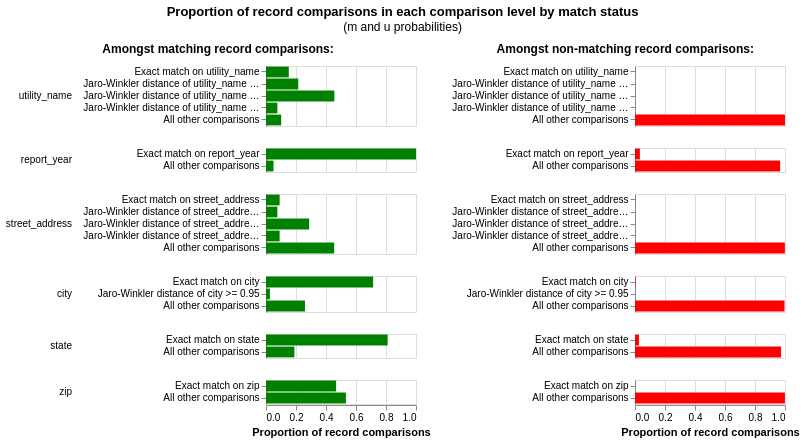

Here is the notebook cell this chart was saved with:
### Markdown cell above
Let's see what comparison levels the true matching records (according to the model) fall into, and which comparison levels the non-matching records fall into (hopefully this is "All other comparisons").

### Code cell
linker.visualisations.m_u_parameters_chart()

### Figure 1 — Vega-Lite specification as saved in the notebook (floating-point values rounded to 4 significant figures)
{"config": {"view": {"continuousWidth": 300, "continuousHeight": 300, "discreteHeight": 300, "discreteWidth": 400}, "header": {"title": null}, "title": {"anchor": "middle", "offset": 10}}, "hconcat": [{"mark": "bar", "encoding": {"color": {"value": "green"}, "row": {"field": "comparison_name", "header": {"labelAlign": "left", "labelAnchor": "middle", "labelAngle": 0}, "sort": {"field": "comparison_sort_order"}, "type": "nominal"}, "tooltip": [{"field": "comparison_name", "title": "Comparison name", "type": "nominal"}, {"field": "label_for_charts", "title": "Label", "type": "ordinal"}, {"field": "sql_condition", "title": "SQL condition", "type": "nominal"}, {"field": "m_probability", "format": ".10~g", "title": "M probability", "type": "quantitative"}, {"field": "u_probability", "format": ".10~g", "title": "U probability", "type": "quantitative"}, {"field": "bayes_factor", "format": ",.6f", "title": "Bayes factor = m/u", "type": "quantitative"}, {"field": "log2_bayes_factor", "format": ".4~g", "title": "Match weight = log2(m/u)", "type": "quantitative"}, {"field": "bayes_factor_description", "title": "Match weight description", "type": "nominal"}, {"field": "m_probability_description", "title": "m probability description", "type": "nominal"}, {"field": "u_probability_description", "title": "u probability description", "type": "nominal"}], "x": {"axis": {"title": "Proportion of record comparisons"}, "field": "m_probability", "type": "quantitative"}, "y": {"axis": {"title": null}, "field": "label_for_charts", "sort": {"field": "comparison_vector_value", "order": "descending"}, "type": "nominal"}}, "height": {"step": 12}, "resolve": {"scale": {"y": "independent"}}, "title": {"text": "Amongst matching record comparisons:", "fontSize": 12, "fontWeight": "bold"}, "transform": [{"filter": "(datum.bayes_factor != 'no-op filter due to vega lite issue 4680')"}], "width": 150}, {"mark": "bar", "encoding": {"color": {"value": "red"}, "row": {"field": "comparison_name", "header": {"labels": false}, "sort": {"field": "comparison_sort_order"}, "type": "nominal"}, "tooltip": [{"field": "comparison_name", "title": "Comparison name", "type": "nominal"}, {"field": "label_for_charts", "title": "Label", "type": "ordinal"}, {"field": "sql_condition", "title": "SQL condition", "type": "nominal"}, {"field": "m_probability", "format": ".10~g", "title": "M probability", "type": "quantitative"}, {"field": "u_probability", "format": ".10~g", "title": "U probability", "type": "quantitative"}, {"field": "bayes_factor", "format": ",.6f", "title": "Bayes factor = m/u", "type": "quantitative"}, {"field": "log2_bayes_factor", "format": ".4~g", "title": "Match weight = log2(m/u)", "type": "quantitative"}, {"field": "bayes_factor_description", "title": "Match weight description", "type": "nominal"}, {"field": "m_probability_description", "title": "m probability description", "type": "nominal"}, {"field": "u_probability_description", "title": "u probability description", "type": "nominal"}], "x": {"axis": {"title": "Proportion of record comparisons"}, "field": "u_probability", "type": "quantitative"}, "y": {"axis": {"title": null}, "field": "label_for_charts", "sort": {"field": "comparison_vector_value", "order": "descending"}, "type": "nominal"}}, "height": {"step": 12}, "resolve": {"scale": {"y": "independent"}}, "title": {"text": "Amongst non-matching record comparisons:", "fontSize": 12, "fontWeight": "bold"}, "transform": [{"filter": "(datum.bayes_factor != 'no-op filter2 due to vega lite issue 4680')"}], "width": 150}], "data": {"name": "data-d88041136d98d8a9ecc797e5badbc3e0"}, "title": {"text": "Proportion of record comparisons in each comparison level by match status", "subtitle": "(m and u probabilities)"}, "$schema": "https://vega.github.io/schema/vega-lite/v5.9.3.json", "datasets": {"data-d88041136d98d8a9ecc797e5badbc3e0": [{"comparison_name": "utility_name", "sql_condition": "\"utility_name_l\" = \"utility_name_r\"", "label_for_charts": "Exact match on utility_name", "m_probability": 0.1519, "u_probability": 1.071e-05, "m_probability_description": "Amongst matching record comparisons, 15.19% of records (i.e. one in 6.583) are in the exact match on utility_name comparison level", "u_probability_description": "Amongst non-matching record comparisons, 0.001071% of records (i.e. one in 93,380) are in the exact match on utility_name comparison level", "has_tf_adjustments": true, "tf_adjustment_column": "utility_name", "tf_adjustment_weight": 1.0, "is_null_level": false, "bayes_factor": 14180.0, "log2_bayes_factor": 13.79, "comparison_vector_value": 4, "max_comparison_vector_value": 4, "bayes_factor_description": "If comparison level is `exact match on utility_name` then comparison is 14,184 times more likely to be a match", "probability_two_random_records_match": 6.082e-06, "comparison_sort_order": 0}, {"comparison_name": "utility_name", "sql_condition": "jaro_winkler_similarity(\"utility_name_l\", \"utility_name_r\") >= 0.97", "label_for_charts": "Jaro-Winkler distance of utility_name >= 0.97", "m_probability": 0.2152, "u_probability": 2.044e-05, "m_probability_description": "Amongst matching record comparisons, 21.52% of records (i.e. one in 4.647) are in the jaro-winkler distance of utility_name >= 0.97 comparison level", "u_probability_description": "Amongst non-matching record comparisons, 0.002044% of records (i.e. one in 48,913) are in the jaro-winkler distance of utility_name >= 0.97 comparison level", "has_tf_adjustments": false, "tf_adjustment_column": null, "tf_adjustment_weight": 1.0, "is_null_level": false, "bayes_factor": 10530.0, "log2_bayes_factor": 13.36, "comparison_vector_value": 3, "max_comparison_vector_value": 4, "bayes_factor_description": "If comparison level is `jaro-winkler distance of utility_name >= 0.97` then comparison is 10,526 times more likely to be a match", "probability_two_random_records_match": 6.082e-06, "comparison_sort_order": 0}, {"comparison_name": "utility_name", "sql_condition": "jaro_winkler_similarity(\"utility_name_l\", \"utility_name_r\") >= 0.93", "label_for_charts": "Jaro-Winkler distance of utility_name >= 0.93", "m_probability": 0.4557, "u_probability": 5.452e-05, "m_probability_description": "Amongst matching record comparisons, 45.57% of records (i.e. one in 2.194) are in the jaro-winkler distance of utility_name >= 0.93 comparison level", "u_probability_description": "Amongst non-matching record comparisons, 0.005452% of records (i.e. one in 18,342) are in the jaro-winkler distance of utility_name >= 0.93 comparison level", "has_tf_adjustments": false, "tf_adjustment_column": null, "tf_adjustment_weight": 1.0, "is_null_level": false, "bayes_factor": 8359.0, "log2_bayes_factor": 13.03, "comparison_vector_value": 2, "max_comparison_vector_value": 4, "bayes_factor_description": "If comparison level is `jaro-winkler distance of utility_name >= 0.93` then comparison is 8,359 times more likely to be a match", "probability_two_random_records_match": 6.082e-06, "comparison_sort_order": 0}, {"comparison_name": "utility_name", "sql_condition": "jaro_winkler_similarity(\"utility_name_l\", \"utility_name_r\") >= 0.88", "label_for_charts": "Jaro-Winkler distance of utility_name >= 0.88", "m_probability": 0.07595, "u_probability": 6.523e-05, "m_probability_description": "Amongst matching record comparisons, 7.595% of records (i.e. one in 13.17) are in the jaro-winkler distance of utility_name >= 0.88 comparison level", "u_probability_description": "Amongst non-matching record comparisons, 0.006523% of records (i.e. one in 15,331) are in the jaro-winkler distance of utility_name >= 0.88 comparison level", "has_tf_adjustments": false, "tf_adjustment_column": null, "tf_adjustment_weight": 1.0, "is_null_level": false, "bayes_factor": 1164.0, "log2_bayes_factor": 10.19, "comparison_vector_value": 1, "max_comparison_vector_value": 4, "bayes_factor_description": "If comparison level is `jaro-winkler distance of utility_name >= 0.88` then comparison is 1,164 times more likely to be a match", "probability_two_random_records_match": 6.082e-06, "comparison_sort_order": 0}, {"comparison_name": "utility_name", "sql_condition": "ELSE", "label_for_charts": "All other comparisons", "m_probability": 0.1013, "u_probability": 0.9998, "m_probability_description": "Amongst matching record comparisons, 10.13% of records (i.e. one in 9.875) are in the all other comparisons comparison level", "u_probability_description": "Amongst non-matching record comparisons, 99.98% of records (i.e. one in 1) are in the all other comparisons comparison level", "has_tf_adjustments": false, "tf_adjustment_column": null, "tf_adjustment_weight": 1.0, "is_null_level": false, "bayes_factor": 0.1013, "log2_bayes_factor": -3.304, "comparison_vector_value": 0, "max_comparison_vector_value": 4, "bayes_factor_description": "If comparison level is `all other comparisons` then comparison is 9.874 times less likely to be a match", "probability_two_random_records_match": 6.082e-06, "comparison_sort_order": 0}, {"comparison_name": "report_year", "sql_condition": "\"report_year_l\" = \"report_year_r\"", "label_for_charts": "Exact match on report_year", "m_probability": 1.0, "u_probability": 0.03267, "m_probability_description": "Amongst matching record comparisons, 100% of records (i.e. one in 1) are in the exact match on report_year comparison level", "u_probability_description": "Amongst non-matching record comparisons, 3.267% of records (i.e. one in 30.61) are in the exact match on report_year comparison level", "has_tf_adjustments": false, "tf_adjustment_column": null, "tf_adjustment_weight": 1.0, "is_null_level": false, "bayes_factor": 30.61, "log2_bayes_factor": 4.936, "comparison_vector_value": 1, "max_comparison_vector_value": 1, "bayes_factor_description": "If comparison level is `exact match on report_year` then comparison is 30.61 times more likely to be a match", "probability_two_random_records_match": 6.082e-06, "comparison_sort_order": 1}, {"comparison_name": "report_year", "sql_condition": "ELSE", "label_for_charts": "All other comparisons", "m_probability": 0.05, "u_probability": 0.9673, "m_probability_description": "Amongst matching record comparisons, 5% of records (i.e. one in 20) are in the all other comparisons comparison level", "u_probability_description": "Amongst non-matching record comparisons, 96.73% of records (i.e. one in 1.034) are in the all other comparisons comparison level", "has_tf_adjustments": false, "tf_adjustment_column": null, "tf_adjustment_weight": 1.0, "is_null_level": false, "bayes_factor": 0.05169, "log2_bayes_factor": -4.274, "comparison_vector_value": 0, "max_comparison_vector_value": 1, "bayes_factor_description": "If comparison level is `all other comparisons` then comparison is 19.35 times less likely to be a match", "probability_two_random_records_match": 6.082e-06, "comparison_sort_order": 1}, {"comparison_name": "street_address", "sql_condition": "\"street_address_l\" = \"street_address_r\"", "label_for_charts": "Exact match on street_address", "m_probability": 0.09091, "u_probability": 4.712e-05, "m_probability_description": "Amongst matching record comparisons, 9.091% of records (i.e. one in 11) are in the exact match on street_address comparison level", "u_probability_description": "Amongst non-matching record comparisons, 0.004712% of records (i.e. one in 21,223) are in the exact match on street_address comparison level", "has_tf_adjustments": true, "tf_adjustment_column": "street_address", "tf_adjustment_weight": 1.0, "is_null_level": false, "bayes_factor": 1929.0, "log2_bayes_factor": 10.91, "comparison_vector_value": 4, "max_comparison_vector_value": 4, "bayes_factor_description": "If comparison level is `exact match on street_address` then comparison is 1,929 times more likely to be a match", "probability_two_random_records_match": 6.082e-06, "comparison_sort_order": 2}, {"comparison_name": "street_address", "sql_condition": "jaro_winkler_similarity(\"street_address_l\", \"street_address_r\") >= 0.97", "label_for_charts": "Jaro-Winkler distance of street_address >= 0.97", "m_probability": 0.07576, "u_probability": 0.0001693, "m_probability_description": "Amongst matching record comparisons, 7.576% of records (i.e. one in 13.2) are in the jaro-winkler distance of street_address >= 0.97 comparison level", "u_probability_description": "Amongst non-matching record comparisons, 0.01693% of records (i.e. one in 5,906) are in the jaro-winkler distance of street_address >= 0.97 comparison level", "has_tf_adjustments": false, "tf_adjustment_column": null, "tf_adjustment_weight": 1.0, "is_null_level": false, "bayes_factor": 447.4, "log2_bayes_factor": 8.805, "comparison_vector_value": 3, "max_comparison_vector_value": 4, "bayes_factor_description": "If comparison level is `jaro-winkler distance of street_address >= 0.97` then comparison is 447 times more likely to be a match", "probability_two_random_records_match": 6.082e-06, "comparison_sort_order": 2}, {"comparison_name": "street_address", "sql_condition": "jaro_winkler_similarity(\"street_address_l\", \"street_address_r\") >= 0.92", "label_for_charts": "Jaro-Winkler distance of street_address >= 0.92", "m_probability": 0.2879, "u_probability": 0.0001178, "m_probability_description": "Amongst matching record comparisons, 28.79% of records (i.e. one in 3.474) are in the jaro-winkler distance of street_address >= 0.92 comparison level", "u_probability_description": "Amongst non-matching record comparisons, 0.01178% of records (i.e. one in 8,489) are in the jaro-winkler distance of street_address >= 0.92 comparison level", "has_tf_adjustments": false, "tf_adjustment_column": null, "tf_adjustment_weight": 1.0, "is_null_level": false, "bayes_factor": 2444.0, "log2_bayes_factor": 11.25, "comparison_vector_value": 2, "max_comparison_vector_value": 4, "bayes_factor_description": "If comparison level is `jaro-winkler distance of street_address >= 0.92` then comparison is 2,444 times more likely to be a match", "probability_two_random_records_match": 6.082e-06, "comparison_sort_order": 2}, {"comparison_name": "street_address", "sql_condition": "jaro_winkler_similarity(\"street_address_l\", \"street_address_r\") >= 0.85", "label_for_charts": "Jaro-Winkler distance of street_address >= 0.85", "m_probability": 0.09091, "u_probability": 0.0005463, "m_probability_description": "Amongst matching record comparisons, 9.091% of records (i.e. one in 11) are in the jaro-winkler distance of street_address >= 0.85 comparison level", "u_probability_description": "Amongst non-matching record comparisons, 0.05463% of records (i.e. one in 1,831) are in the jaro-winkler distance of street_address >= 0.85 comparison level", "has_tf_adjustments": false, "tf_adjustment_column": null, "tf_adjustment_weight": 1.0, "is_null_level": false, "bayes_factor": 166.4, "log2_bayes_factor": 7.379, "comparison_vector_value": 1, "max_comparison_vector_value": 4, "bayes_factor_description": "If comparison level is `jaro-winkler distance of street_address >= 0.85` then comparison is 166 times more likely to be a match", "probability_two_random_records_match": 6.082e-06, "comparison_sort_order": 2}, {"comparison_name": "street_address", "sql_condition": "ELSE", "label_for_charts": "All other comparisons", "m_probability": 0.4545, "u_probability": 0.9991, "m_probability_description": "Amongst matching record comparisons, 45.45% of records (i.e. one in 2.2) are in the all other comparisons comparison level", "u_probability_description": "Amongst non-matching record comparisons, 99.91% of records (i.e. one in 1.001) are in the all other comparisons comparison level", "has_tf_adjustments": false, "tf_adjustment_column": null, "tf_adjustment_weight": 1.0, "is_null_level": false, "bayes_factor": 0.4549, "log2_bayes_factor": -1.136, "comparison_vector_value": 0, "max_comparison_vector_value": 4, "bayes_factor_description": "If comparison level is `all other comparisons` then comparison is 2.198 times less likely to be a match", "probability_two_random_records_match": 6.082e-06, "comparison_sort_order": 2}, {"comparison_name": "city", "sql_condition": "\"city_l\" = \"city_r\"", "label_for_charts": "Exact match on city", "m_probability": 0.7143, "u_probability": 0.003047, "m_probability_description": "Amongst matching record comparisons, 71.43% of records (i.e. one in 1.4) are in the exact match on city comparison level", "u_probability_description": "Amongst non-matching record comparisons, 0.3047% of records (i.e. one in 328) are in the exact match on city comparison level", "has_tf_adjustments": true, "tf_adjustment_column": "city", "tf_adjustment_weight": 1.0, "is_null_level": false, "bayes_factor": 234.4, "log2_bayes_factor": 7.873, "comparison_vector_value": 2, "max_comparison_vector_value": 2, "bayes_factor_description": "If comparison level is `exact match on city` then comparison is 234 times more likely to be a match", "probability_two_random_records_match": 6.082e-06, "comparison_sort_order": 3}, {"comparison_name": "city", "sql_condition": "jaro_winkler_similarity(\"city_l\", \"city_r\") >= 0.95", "label_for_charts": "Jaro-Winkler distance of city >= 0.95", "m_probability": 0.02597, "u_probability": 0.000113, "m_probability_description": "Amongst matching record comparisons, 2.597% of records (i.e. one in 38.5) are in the jaro-winkler distance of city >= 0.95 comparison level", "u_probability_description": "Amongst non-matching record comparisons, 0.0113% of records (i.e. one in 8,846) are in the jaro-winkler distance of city >= 0.95 comparison level", "has_tf_adjustments": false, "tf_adjustment_column": null, "tf_adjustment_weight": 1.0, "is_null_level": false, "bayes_factor": 229.8, "log2_bayes_factor": 7.844, "comparison_vector_value": 1, "max_comparison_vector_value": 2, "bayes_factor_description": "If comparison level is `jaro-winkler distance of city >= 0.95` then comparison is 230 times more likely to be a match", "probability_two_random_records_match": 6.082e-06, "comparison_sort_order": 3}, {"comparison_name": "city", "sql_condition": "ELSE", "label_for_charts": "All other comparisons", "m_probability": 0.2597, "u_probability": 0.9968, "m_probability_description": "Amongst matching record comparisons, 25.97% of records (i.e. one in 3.85) are in the all other comparisons comparison level", "u_probability_description": "Amongst non-matching record comparisons, 99.68% of records (i.e. one in 1.003) are in the all other comparisons comparison level", "has_tf_adjustments": false, "tf_adjustment_column": null, "tf_adjustment_weight": 1.0, "is_null_level": false, "bayes_factor": 0.2606, "log2_bayes_factor": -1.94, "comparison_vector_value": 0, "max_comparison_vector_value": 2, "bayes_factor_description": "If comparison level is `all other comparisons` then comparison is 3.838 times less likely to be a match", "probability_two_random_records_match": 6.082e-06, "comparison_sort_order": 3}, {"comparison_name": "state", "sql_condition": "\"state_l\" = \"state_r\"", "label_for_charts": "Exact match on state", "m_probability": 0.8108, "u_probability": 0.02625, "m_probability_description": "Amongst matching record comparisons, 81.08% of records (i.e. one in 1.233) are in the exact match on state comparison level", "u_probability_description": "Amongst non-matching record comparisons, 2.625% of records (i.e. one in 38.1) are in the exact match on state comparison level", "has_tf_adjustments": true, "tf_adjustment_column": "state", "tf_adjustment_weight": 1.0, "is_null_level": false, "bayes_factor": 30.89, "log2_bayes_factor": 4.949, "comparison_vector_value": 1, "max_comparison_vector_value": 1, "bayes_factor_description": "If comparison level is `exact match on state` then comparison is 30.89 times more likely to be a match", "probability_two_random_records_match": 6.082e-06, "comparison_sort_order": 4}, {"comparison_name": "state", "sql_condition": "ELSE", "label_for_charts": "All other comparisons", "m_probability": 0.1892, "u_probability": 0.9737, "m_probability_description": "Amongst matching record comparisons, 18.92% of records (i.e. one in 5.286) are in the all other comparisons comparison level", "u_probability_description": "Amongst non-matching record comparisons, 97.37% of records (i.e. one in 1.027) are in the all other comparisons comparison level", "has_tf_adjustments": false, "tf_adjustment_column": null, "tf_adjustment_weight": 1.0, "is_null_level": false, "bayes_factor": 0.1943, "log2_bayes_factor": -2.364, "comparison_vector_value": 0, "max_comparison_vector_value": 1, "bayes_factor_description": "If comparison level is `all other comparisons` then comparison is 5.147 times less likely to be a match", "probability_two_random_records_match": 6.082e-06, "comparison_sort_order": 4}, {"comparison_name": "zip", "sql_condition": "\"zip_l\" = \"zip_r\"", "label_for_charts": "Exact match on zip", "m_probability": 0.4675, "u_probability": 0.0005801, "m_probability_description": "Amongst matching record comparisons, 46.75% of records (i.e. one in 2.139) are in the exact match on zip comparison level", "u_probability_description": "Amongst non-matching record comparisons, 0.05801% of records (i.e. one in 1,724) are in the exact match on zip comparison level", "has_tf_adjustments": true, "tf_adjustment_column": "zip", "tf_adjustment_weight": 1.0, "is_null_level": false, "bayes_factor": 805.9, "log2_bayes_factor": 9.655, "comparison_vector_value": 1, "max_comparison_vector_value": 1, "bayes_factor_description": "If comparison level is `exact match on zip` then comparison is 806 times more likely to be a match", "probability_two_random_records_match": 6.082e-06, "comparison_sort_order": 5}, {"comparison_name": "zip", "sql_condition": "ELSE", "label_for_charts": "All other comparisons", "m_probability": 0.5325, "u_probability": 0.9994, "m_probability_description": "Amongst matching record comparisons, 53.25% of records (i.e. one in 1.878) are in the all other comparisons comparison level", "u_probability_description": "Amongst non-matching record comparisons, 99.94% of records (i.e. one in 1.001) are in the all other comparisons comparison level", "has_tf_adjustments": false, "tf_adjustment_column": null, "tf_adjustment_weight": 1.0, "is_null_level": false, "bayes_factor": 0.5328, "log2_bayes_factor": -0.9084, "comparison_vector_value": 0, "max_comparison_vector_value": 1, "bayes_factor_description": "If comparison level is `all other comparisons` then comparison is 1.877 times less likely to be a match", "probability_two_random_records_match": 6.082e-06, "comparison_sort_order": 5}]}}
